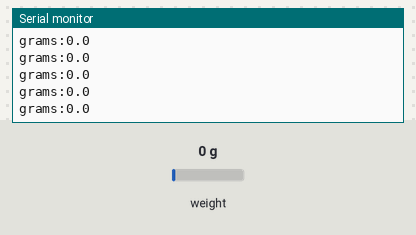
A sketch run on a simulated Arduino Uno, built with avr-gcc and run on an emulated ATmega328P. Parts: the last lines printed to the serial monitor. The test bench sets the inputs (shaded band); at power-on: weight on the scale 0 g.

Above: at 2.2 s.
2.3 s: weight on the scale set to 100 g
At 2.36 s:
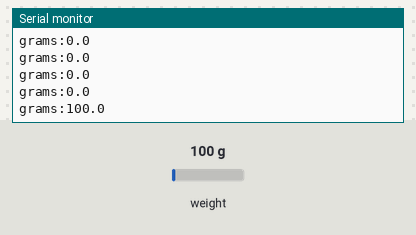
3.8 s: weight on the scale set to 1250 g
At 3.96 s:
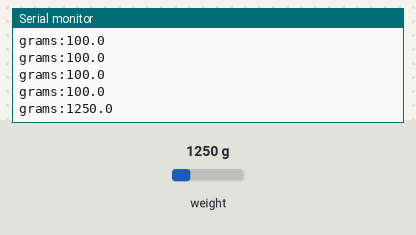
Timing chart, 0 to 6.8 s (numbered marks = the images above; inputs shaded):
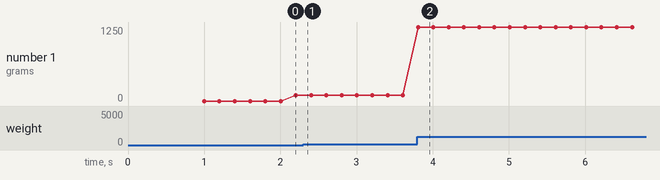

Measured:
- after the input at 3.8 s, the serial monitor: prints a new line at once (image 2)
- plotted number 1: 100 → 1250 after the input at 3.8 s

The sketch:

hx711_scale.ino
```cpp
/*
 * HX711 simple print weight in grams developed using Arduino Uno R3
 *
 * Library dependencies:
 * - HX711 v0.7.5 https://github.com/bogde/HX711
 */
#include "HX711.h"

const int DOUT_PIN = 2;
const int SCK_PIN = 3;

HX711 scale;

void setup() {
  Serial.begin(57600);
  Serial.println("Initializing the scale");

  scale.begin(DOUT_PIN, SCK_PIN);
  scale.set_scale(395.74);
  // reset the scale to 0
  scale.tare();
}

void loop() {
  Serial.print("grams:");
  Serial.println(scale.get_units(), 1);
  delay(100);
}
```
